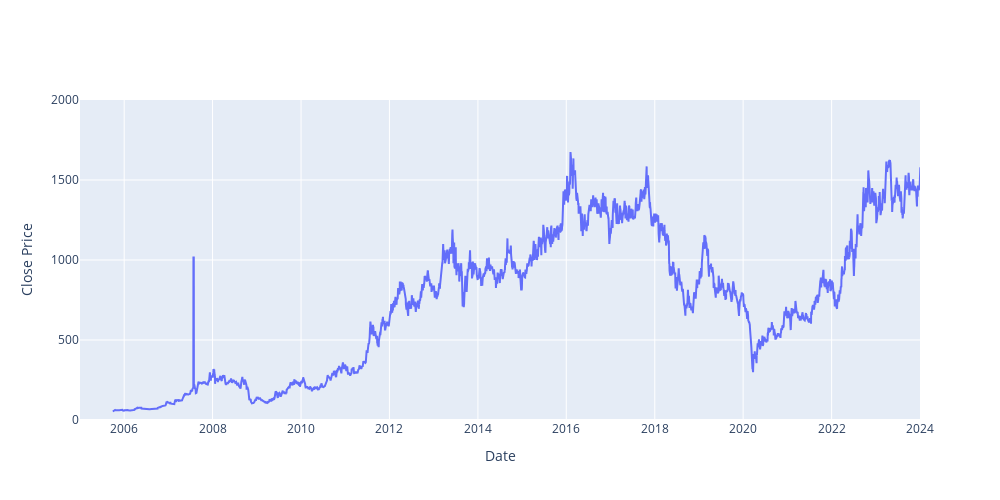

Notebook source saved alongside this figure:
### Code cell
# Memvisualisasikan data

fig = go.Figure(data=go.Scatter(x=data['Date'], y=data['Close'], mode='lines'))

fig.update_layout(
    height = 500, 
    width = 1000,
    xaxis_title='Date',
    yaxis_title='Close Price',
    xaxis_range=['2005', '2024'],
    yaxis_range=[0, 2000]
)

fig.show()

### Figure 1 — Plotly figure (JSON) as saved in the notebook; plotly's stock layout.template omitted (floating-point values rounded to 4 significant figures; data arrays with more than 128 entries replaced by an {"elided": "..."} marker saying what was removed)
{"data": [{"mode": "lines", "type": "scatter", "x": {"elided": "4591 str values"}, "y": {"elided": "4591 float values"}}], "layout": {"height": 500, "width": 1000, "xaxis": {"range": ["2005", "2024"], "title": {"text": "Date"}}, "yaxis": {"range": [0, 2000], "title": {"text": "Close Price"}}}}
